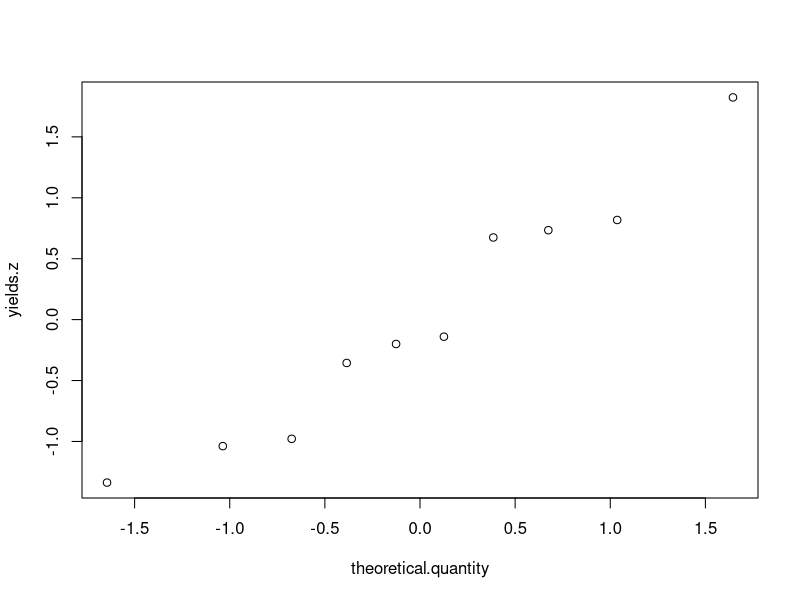
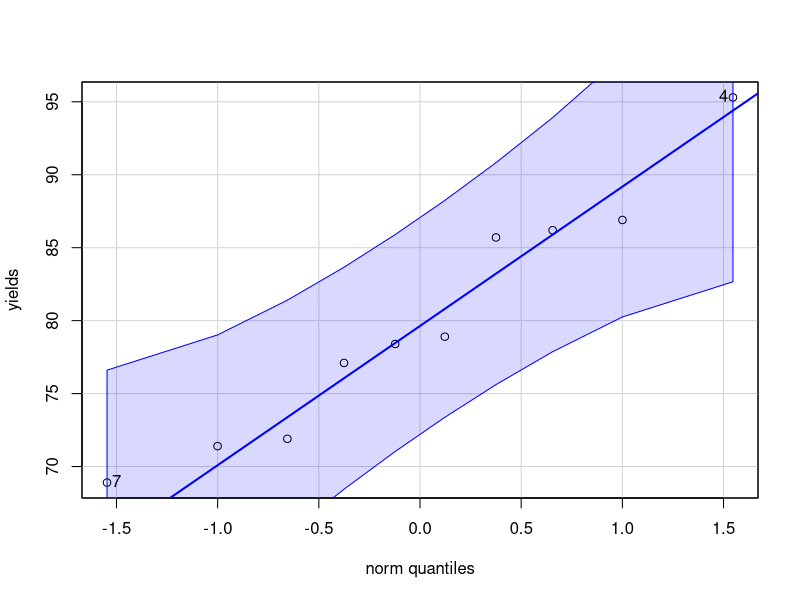
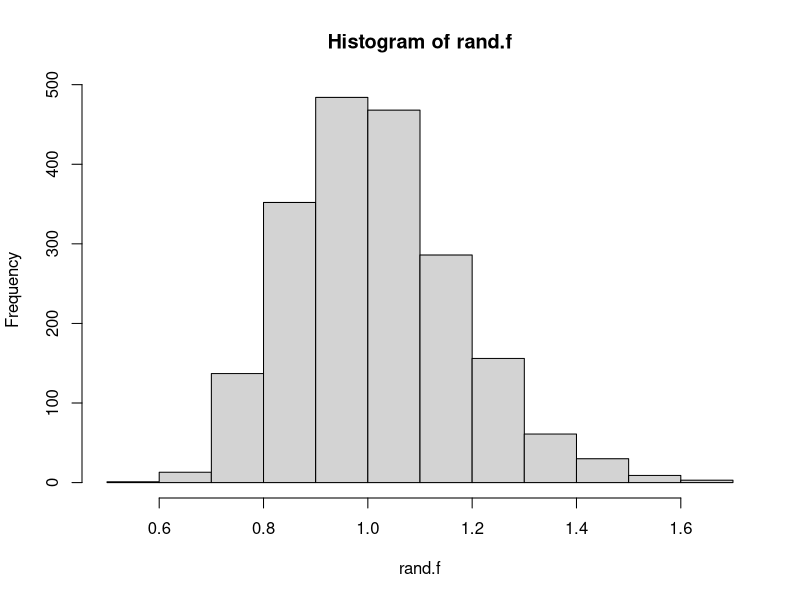
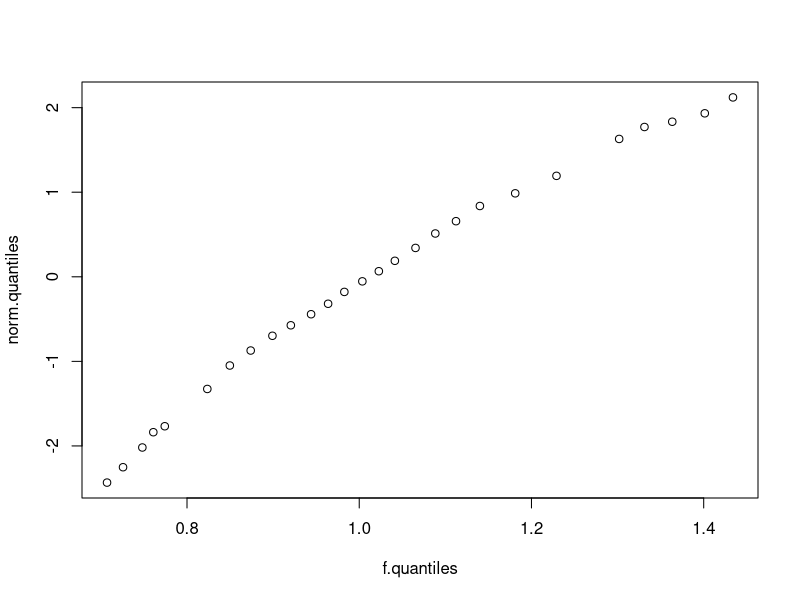
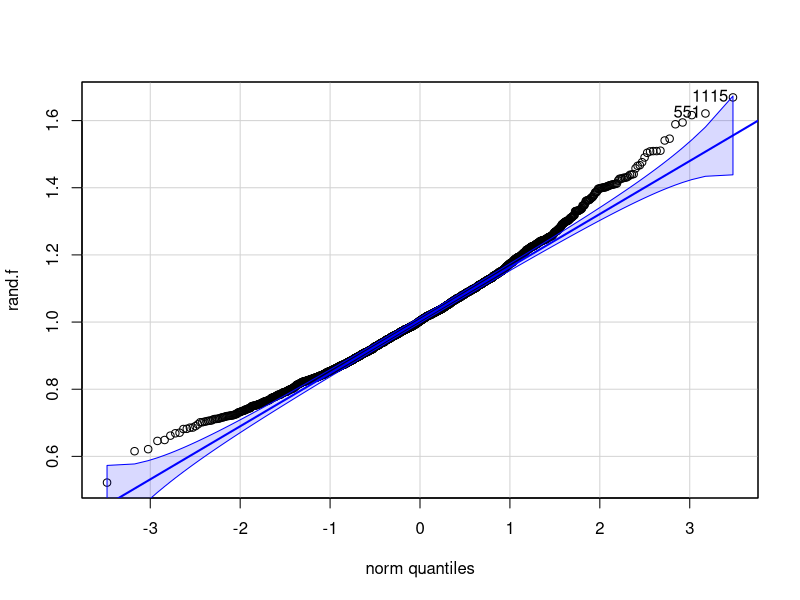

The R script that drew these images, in order:
N = 10
index <- seq(1, N)
P <- (index - 0.5)/N
P

theoretical.quantity<-qnorm(P)
theoretical.quantity

yields<-c(86.2, 85.7, 71.9, 95.3, 77.1, 71.4, 68.9, 78.9, 86.9, 78.4)
mean.yield <- mean(yields) # 80.07
sd.yield <- sd(yields) # 8.35

yields.z <- sort(yields - mean.yield)/sd.yield

#yields.z.sorted <- sort(yields.z)

plot(theoretical.quantity, yields.z, type = "p")

library(car)
qqPlot(yields)

rand.norm<-rnorm(1000) #gives 1000 normal values
rand.f<-rf(2000, df1 = 200, df = 150)  #2000 values from F-distribution
hist(rand.f)

quantiles<-c(1, 2, 3, 4, seq(5, 95, 5), 96, 97, 98, 99)/100

norm.quantiles<-quantile(rand.norm, quantiles)
f.quantiles<-quantile(rand.f, quantiles)

plot(f.quantiles, norm.quantiles)
library(car)
qqPlot(rand.f, distribution="norm")
